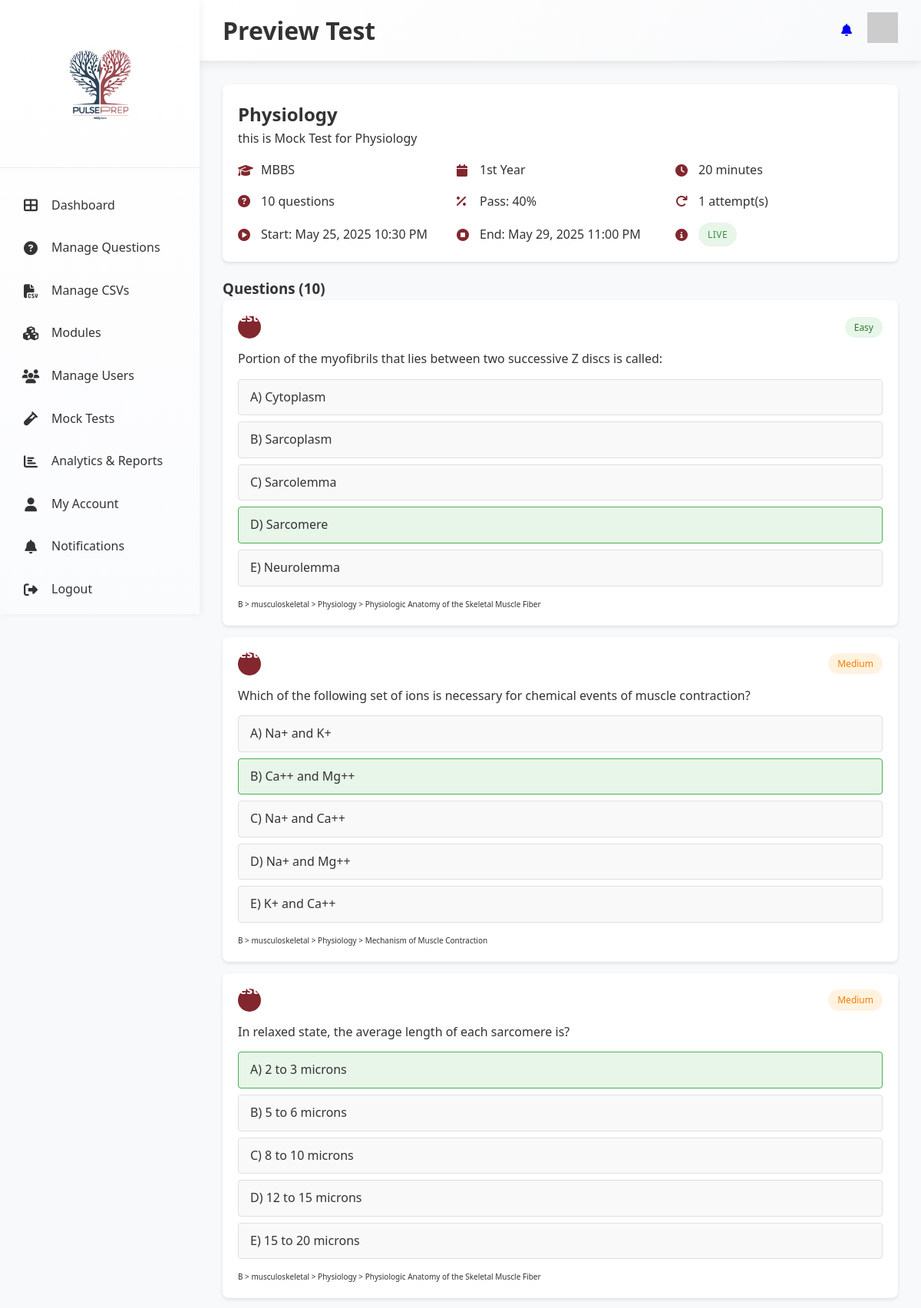
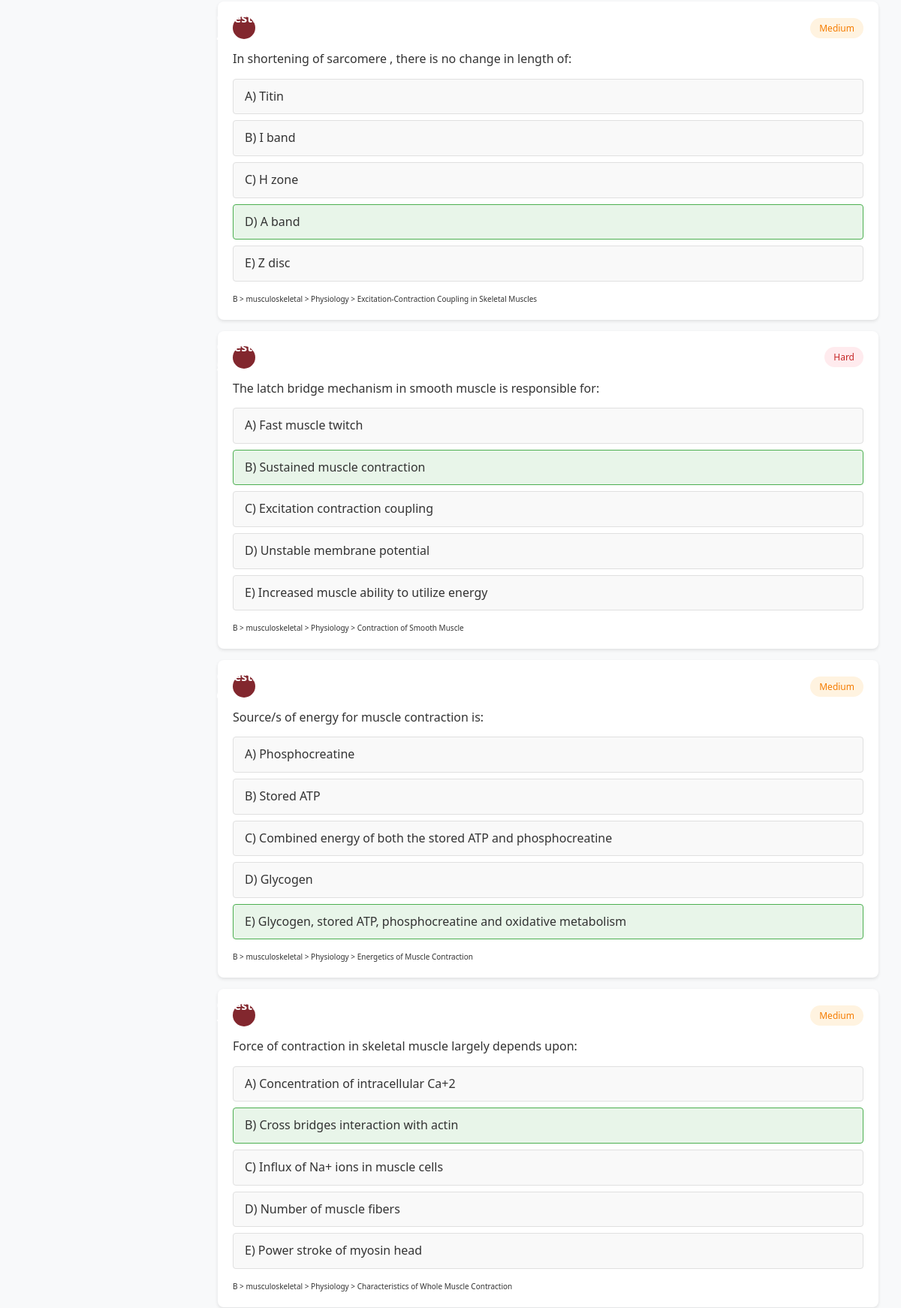
/mocktest/preview/8/ (upper part), run on the app's committed database (2 pictures, top to bottom).
### mocktest/models.py (models this page shows, shortened)
class MockTest(models.Model):
    STATUS_CHOICES = [
        ('draft', 'Draft'),
        ('scheduled', 'Scheduled'),
        ('live', 'Live'),
        ('completed', 'Completed'),
    ]
    SELECTION_TYPE_CHOICES = [
        ('random', 'Random Selection'),
        ('manual', 'Manual Selection'),
    ]
    title = models.CharField(max_length=200)
    description = models.TextField(blank=True)
    degree = models.CharField(max_length=4, choices=Question.DEGREE_CHOICES, blank=True)
    year = models.CharField(max_length=3, choices=Question.YEAR_CHOICES, blank=True)
    block = models.CharField(max_length=100, blank=True)
    module = models.CharField(max_length=100, blank=True)
    subject = models.CharField(max_length=100, blank=True)
    topic = models.CharField(max_length=100, blank=True)
    duration_minutes = models.IntegerField(default=60)
    total_questions = models.IntegerField(default=50)
    passing_percentage = models.IntegerField(default=40)
    max_attempts = models.IntegerField(default=1)
    selection_type = models.CharField(max_length=10, choices=SELECTION_TYPE_CHOICES, default='random')
    easy_percentage = models.IntegerField(default=30)  # For random selection
    medium_percentage = models.IntegerField(default=50)
    hard_percentage = models.IntegerField(default=20)
    randomize_questions = models.BooleanField(default=True)
    randomize_options = models.BooleanField(default=True)
    show_explanations = models.BooleanField(default=True)
    start_datetime = models.DateTimeField()
    end_datetime = models.DateTimeField()
    status = models.CharField(max_length=10, choices=STATUS_CHOICES, default='draft')
    created_by = models.ForeignKey(settings.AUTH_USER_MODEL, on_delete=models.CASCADE, related_name='created_tests')
    created_at = models.DateTimeField(auto_now_add=True)
    updated_at = models.DateTimeField(auto_now=True)
    questions = models.ManyToManyField(Question, through='TestQuestion')
    class Meta:
        ordering = ['-created_at']

class TestQuestion(models.Model):
    mock_test = models.ForeignKey(MockTest, on_delete=models.CASCADE)
    question = models.ForeignKey(Question, on_delete=models.CASCADE)
    question_order = models.IntegerField(default=0)
    marks = models.IntegerField(default=1)
    class Meta:
        ordering = ['question_order']
        unique_together = ['mock_test', 'question']

### questionbank/models.py (models this page shows, shortened)
class Question(models.Model):
    QUESTION_TYPE_CHOICES = [
        ('MCQ', 'Multiple Choice'),
        ('SEQ', 'Short Essay Question'),
        ('NOTE', 'Notes'),
    ]
    DIFFICULTY_CHOICES = [
        ('Easy', 'Easy'),
        ('Medium', 'Medium'),
        ('Hard', 'Hard'),
    ]
    DEGREE_CHOICES = [
        ('MBBS', 'MBBS'),
        ('BDS', 'BDS'),
    ]
    YEAR_CHOICES = [
        ('1st', '1st'),
        ('2nd', '2nd'),
        ('3rd', '3rd'),
        ('4th', '4th'),
        ('5th', '5th'),
    ]
    CORRECT_ANSWER_CHOICES = [
        ('A', 'A'),
        ('B', 'B'),
        ('C', 'C'),
        ('D', 'D'),
        ('E', 'E'),  # Added Option E
    ]
    question_text = models.TextField()
    question_type = models.CharField(max_length=4, choices=QUESTION_TYPE_CHOICES, default='MCQ')
    created_on = models.DateTimeField(default=timezone.now)
    created_by = models.ForeignKey(settings.AUTH_USER_MODEL, on_delete=models.SET_NULL, null=True, blank=True)
    option_a = models.TextField(blank=True, null=True)
    option_b = models.TextField(blank=True, null=True)
    option_c = models.TextField(blank=True, null=True)
    option_d = models.TextField(blank=True, null=True)
    option_e = models.TextField(blank=True, null=True)  # Added Option E
    correct_answer = models.CharField(max_length=1, choices=CORRECT_ANSWER_CHOICES, blank=True, null=True)
    degree = models.CharField(max_length=4, choices=DEGREE_CHOICES, default='MBBS')
    year = models.CharField(max_length=3, choices=YEAR_CHOICES, default='1st')
    block = models.CharField(max_length=100, default='General')
    module = models.CharField(max_length=100, default='General')
    subject = models.CharField(max_length=100, default='General')
    topic = models.CharField(max_length=100, default='General')
    difficulty = models.CharField(max_length=6, choices=DIFFICULTY_CHOICES, default='Medium')
    explanation = models.TextField(blank=True, null=True)

### mocktest/views.py (the view)
# urls.py: path('preview/<int:test_id>/', views.preview_test, name='preview_test'),
def preview_test(request, test_id):
    test = get_object_or_404(MockTest, id=test_id)
    test_questions = test.testquestion_set.all().select_related('question')
    context = {
        'test': test,
        'test_questions': test_questions,
        'question_count': test_questions.count(),
    }
    return render(request, 'mocktest/preview_test.html', context)

### user_management/context_processors.py (called while the page is built, shortened)
def user_stats(request):
    User = get_user_model()
    if not request.user.is_authenticated:
        return {}

### templates/mocktest/preview_test.html (shortened to what this page needs)
{% load static %}
<!DOCTYPE html>
<html lang="en">
  <head>
    <link rel="stylesheet" href="{% static 'css/DAstyles.css' %}" />
    <link rel="stylesheet" href="{% static 'css/mockTest.css' %}" />
    <link rel="stylesheet" href="https://cdnjs.cloudflare.com/ajax/libs/font-awesome/6.4.0/css/all.min.css" />
  </head>
  <body>
    <div class="container">
<aside class="sidebar">
  <div class="logo-container">
    <img src="{% static 'images/Logo.png' %}" alt="PulsePrep Logo" class="logo" />
  </div>
  <nav class="nav-menu">
    <a href="{% url 'dashboard' %}" class="nav-item {% if request.resolver_match.url_name == 'dashboard' %}active{% endif %}">
      <i class="fas fa-th-large"></i>
      <span>Dashboard</span>
    </a>
    <a href="{% url 'questionbank' %}" class="nav-item {% if request.resolver_match.url_name == 'questionbank' %}active{% endif %}">
      <i class="fas fa-question-circle"></i>
      <span>Manage Questions</span>
    </a>
    <a href="{% url 'manage_csv' %}" class="nav-item {% if request.resolver_match.url_name == 'manage_csv' %}active{% endif %}">
      <i class="fas fa-file-csv"></i>
      <span>Manage CSVs</span>
    </a>
    <a href="{% url 'managemodule' %}" class="nav-item {% if request.resolver_match.url_name == 'managemodule' %}active{% endif %}">
      <i class="fas fa-cubes"></i>
      <span>Modules</span>
    </a>
    <a href="/admin/user_management/customuser/" class="nav-item">
      <i class="fas fa-users"></i>
      <span>Manage Users</span>
    </a>
    <a href="{% url 'mocktest_list' %}" class="nav-item {% if request.resolver_match.url_name == 'mocktest_list' %}active{% endif %}">
      <i class="fas fa-vial"></i>
      <span>Mock Tests</span>
    </a>
    <a href="{% url 'analytics_report' %}" class="nav-item {% if request.resolver_match.url_name == 'analytics_report' %}active{% endif %}">
      <i class="fas fa-chart-bar"></i>
      <span>Analytics & Reports</span>
    </a>
    <a href="{% url 'myaccount' %}" class="nav-item {% if request.resolver_match.url_name == 'myaccount' %}active{% endif %}">
      <i class="fas fa-user"></i>
      <span>My Account</span>
    </a>
    <a href="{% url 'notification_center' %}" class="nav-item {% if request.resolver_match.url_name == 'notification_center' %}active{% endif %}">
      <i class="fas fa-bell"></i>
      <span>Notifications</span>
    </a>
    <a href="{% url 'logout' %}" class="nav-item">
      <i class="fas fa-sign-out-alt"></i>
      <span>Logout</span>
    </a>
  </nav>
</aside>
      <main class="main-content">
        <header class="header">
          <h1>Preview Test</h1>
          <div class="user-menu">
            <a href="{% url 'notification_center' %}"><i class="fas fa-bell"></i></a>
            <div class="avatar">
              <img src="https://i.pravatar.cc/40?img=12" alt="User Avatar" />
            </div>
          </div>
        </header>
        <div class="dashboard-content">
          <div class="preview-container">
            <div class="test-info-card">
              <h2>{{ test.title }}</h2>
              {% if test.description %}
                <p>{{ test.description }}</p>
              {% endif %}
              <div class="test-meta">
                <div class="meta-item">
                  <i class="fas fa-graduation-cap"></i>
                  <span>{{ test.degree|default:"All Degrees" }}</span>
                </div>
                <div class="meta-item">
                  <i class="fas fa-calendar"></i>
                  <span>{{ test.year|default:"All Years" }} Year</span>
                </div>
                <div class="meta-item">
                  <i class="fas fa-clock"></i>
                  <span>{{ test.duration_minutes }} minutes</span>
                </div>
                <div class="meta-item">
                  <i class="fas fa-question-circle"></i>
                  <span>{{ question_count }} questions</span>
                </div>
                <div class="meta-item">
                  <i class="fas fa-percentage"></i>
                  <span>Pass: {{ test.passing_percentage }}%</span>
                </div>
                <div class="meta-item">
                  <i class="fas fa-redo"></i>
                  <span>{{ test.max_attempts }} attempt(s)</span>
                </div>
              </div>
              <div class="test-meta">
                <div class="meta-item">
                  <i class="fas fa-play-circle"></i>
                  <span>Start: {{ test.start_datetime|date:"M d, Y g:i A" }}</span>
                </div>
                <div class="meta-item">
                  <i class="fas fa-stop-circle"></i>
                  <span>End: {{ test.end_datetime|date:"M d, Y g:i A" }}</span>
                </div>
                <div class="meta-item">
                  <i class="fas fa-info-circle"></i>
                  <span class="status-badge {{ test.status }}">{{ test.get_status_display }}</span>
                </div>
              </div>
            </div>
            <h3>Questions ({{ question_count }})</h3>
            {% for test_question in test_questions %}
              <div class="question-preview-card">
                <div class="question-header">
                  <span class="question-number">Question {{ test_question.question_order }}</span>
                  <span class="difficulty-badge {{ test_question.question.difficulty|lower }}">
                    {{ test_question.question.difficulty }}
                  </span>
                </div>
                <div class="question-text">
                  <p>{{ test_question.question.question_text }}</p>
                </div>
                <div class="question-options">
                  {% if test_question.question.option_a %}
                    <div class="option-item {% if test_question.question.correct_answer == 'A' %}correct{% endif %}">
                      A) {{ test_question.question.option_a }}
                    </div>
                  {% endif %}
                  {% if test_question.question.option_b %}
                    <div class="option-item {% if test_question.question.correct_answer == 'B' %}correct{% endif %}">
                      B) {{ test_question.question.option_b }}
                    </div>
                  {% endif %}
                  {% if test_question.question.option_c %}
                    <div class="option-item {% if test_question.question.correct_answer == 'C' %}correct{% endif %}">
                      C) {{ test_question.question.option_c }}
                    </div>
                  {% endif %}
                  {% if test_question.question.option_d %}
                    <div class="option-item {% if test_question.question.correct_answer == 'D' %}correct{% endif %}">
                      D) {{ test_question.question.option_d }}
                    </div>
                  {% endif %}
                  {% if test_question.question.option_e %}
                    <div class="option-item {% if test_question.question.correct_answer == 'E' %}correct{% endif %}">
                      E) {{ test_question.question.option_e }}
                    </div>
                  {% endif %}
                </div>
                <div class="question-meta">
                  <small>
                    {{ test_question.question.block }} >
                    {{ test_question.question.module }} >
                    {{ test_question.question.subject }} >
                    {{ test_question.question.topic }}
                  </small>
                </div>
              </div>
            {% empty %}
              <div class="test-info-card">
                <p>No questions added to this test yet.</p>
              </div>
            {% endfor %}
          </div>
        </div>
      </main>
    </div>
  </body>
</html>

### static/css/DAstyles.css (style rules this page uses)
:root { --primary-color: #82272e; --secondary-color: #13406a; --accent-color: #f1d7dc; --text-color: #333; --light-gray: #f8f9fa; --medium-gray: #e9ecef; --dark-gray: #343a40; --success-color: #28a745; --warning-color: #ffa800; --danger-color: #dc3545; --info-color: #17a2b8; --border-radius: 12px; --border-radius-sm: 8px; --box-shadow: 0 4px 12px rgba(0, 0, 0, 0.08); --box-shadow-lg: 0 8px 25px rgba(0, 0, 0, 0.15); --transition: all 0.3s cubic-bezier(0.4, 0, 0.2, 1); --sidebar-width: 260px; --header-height: 80px; }
* { margin: 0; padding: 0; box-sizing: border-box; }
body { font-family: "Segoe UI", system-ui, -apple-system, sans-serif; color: var(--text-color); background-color: var(--light-gray); line-height: 1.6; overflow-x: hidden; }
.container { display: flex; min-height: 100vh; position: relative; }
.sidebar { background: linear-gradient(180deg, #ffffff 0%, #fafbfc 100%); width: var(--sidebar-width); position: fixed; height: 100vh; left: 0; top: 0; z-index: 1000; box-shadow: 2px 0 10px rgba(0, 0, 0, 0.05); transition: var(--transition); overflow-y: auto; }
.logo-container { padding: 25px 20px; text-align: center; border-bottom: 1px solid var(--medium-gray); }
.logo { max-width: 160px; height: auto; }
.nav-menu { padding: 20px 0; }
.nav-item { display: flex; align-items: center; padding: 14px 25px; color: var(--text-color); text-decoration: none; transition: var(--transition); border-left: 3px solid transparent; margin: 2px 0; }
.nav-item i { margin-right: 15px; font-size: 18px; width: 24px; text-align: center; }
.main-content { flex: 1; margin-left: var(--sidebar-width); min-height: 100vh; display: flex; flex-direction: column; }
.header { background: linear-gradient(135deg, #ffffff 0%, #f8f9fa 100%); height: var(--header-height); display: flex; align-items: center; justify-content: space-between; padding: 0 30px; box-shadow: var(--box-shadow); position: sticky; top: 0; z-index: 100; border-bottom: 1px solid var(--medium-gray); }
.user-menu { display: flex; align-items: center; gap: 20px; }
.dashboard-content { padding: 30px; flex: 1; }
.status-badge { padding: 4px 10px; border-radius: 16px; font-size: 11px; font-weight: 600; text-transform: uppercase; letter-spacing: 0.5px; }
.nav-item { animation: slideInLeft 0.4s ease-out; animation-fill-mode: both; }
.nav-item:nth-child(1) { animation-delay: 0.1s; }
.nav-item:nth-child(2) { animation-delay: 0.15s; }
.nav-item:nth-child(3) { animation-delay: 0.2s; }
.nav-item:nth-child(4) { animation-delay: 0.25s; }
.nav-item:nth-child(5) { animation-delay: 0.3s; }
.nav-item:nth-child(6) { animation-delay: 0.35s; }
.nav-item:nth-child(7) { animation-delay: 0.4s; }
.nav-item:nth-child(8) { animation-delay: 0.45s; }
.nav-item:nth-child(9) { animation-delay: 0.5s; }
.nav-item:nth-child(10) { animation-delay: 0.55s; }

### static/css/mockTest.css (style rules this page uses)
.status-badge { padding: 6px 12px; border-radius: 20px; font-size: 12px; font-weight: 500; display: inline-block; }
.status-badge.live { background-color: #e8f5e9; color: #388e3c; }
.question-text { font-weight: 500; margin-bottom: 8px; line-height: 1.4; }
.question-meta { display: flex; gap: 10px; font-size: 12px; }
.question-header { display: flex; align-items: center; gap: 10px; margin-bottom: 15px; }
.question-number { background-color: var(--primary-color); color: white; width: 30px; height: 30px; border-radius: 50%; display: flex; align-items: center; justify-content: center; font-weight: bold; }

### data on the page
MockTest: title "Physiology", description "this is Mock Test for Physiology", degree "MBBS", year "1st", duration_minutes "20", passing_percentage "40", max_attempts "1", start_datetime "May 25, 2025 10:30 PM", end_datetime "May 29, 2025 11:00 PM", status "LIVE"
TestQuestion: question.difficulty "Easy", question.question_text "Portion of the myofibrils that lies between two successive Z discs is called:", question.option_a "Cytoplasm", question.option_b "Sarcoplasm", question.option_c "Sarcolemma", question.option_d "Sarcomere", question.option_e "Neurolemma", question.block "B", question.module "musculoskeletal", question.subject "Physiology", question.topic "Physiologic Anatomy of the Skeletal Muscle Fiber"
TestQuestion: question.difficulty "Medium", question.question_text "Which of the following set of ions is necessary for chemical events of muscle contraction?", question.option_a "Na+ and K+", question.option_b "Ca++ and Mg++", question.option_c "Na+ and Ca++", question.option_d "Na+ and Mg++", question.option_e "K+ and Ca++", question.block "B", question.module "musculoskeletal", question.subject "Physiology", question.topic "Mechanism of Muscle Contraction"
TestQuestion: question.difficulty "Medium", question.question_text "In relaxed state, the average length of each sarcomere is?", question.option_a "2 to 3 microns", question.option_b "5 to 6 microns", question.option_c "8 to 10 microns", question.option_d "12 to 15 microns", question.option_e "15 to 20 microns", question.block "B", question.module "musculoskeletal", question.subject "Physiology", question.topic "Physiologic Anatomy of the Skeletal Muscle Fiber"
TestQuestion: question.difficulty "Medium", question.question_text "In shortening of sarcomere , there is no change in length of:", question.option_a "Titin", question.option_b "I band", question.option_c "H zone", question.option_d "A band", question.option_e "Z disc", question.block "B", question.module "musculoskeletal", question.subject "Physiology", question.topic "Excitation-Contraction Coupling in Skeletal Muscles"
TestQuestion: question.difficulty "Hard", question.question_text "The latch bridge mechanism in smooth muscle is responsible for:", question.option_a "Fast muscle twitch", question.option_b "Sustained muscle contraction", question.option_c "Excitation contraction coupling", question.option_d "Unstable membrane potential", question.option_e "Increased muscle ability to utilize energy", question.block "B", question.module "musculoskeletal", question.subject "Physiology", question.topic "Contraction of Smooth Muscle"
TestQuestion: question.difficulty "Medium", question.question_text "Source/s of energy for muscle contraction is:", question.option_a "Phosphocreatine", question.option_b "Stored ATP", question.option_c "Combined energy of both the stored ATP and phosphocreatine", question.option_d "Glycogen", question.option_e "Glycogen, stored ATP, phosphocreatine and oxidative metabolism", question.block "B", question.module "musculoskeletal", question.subject "Physiology", question.topic "Energetics of Muscle Contraction"
TestQuestion: question.difficulty "Medium", question.question_text "Force of contraction in skeletal muscle largely depends upon:", question.option_a "Concentration of intracellular Ca+2", question.option_b "Cross bridges interaction with actin", question.option_c "Influx of Na+ ions in muscle cells", question.option_d "Number of muscle fibers", question.option_e "Power stroke of myosin head", question.block "B", question.module "musculoskeletal", question.subject "Physiology", question.topic "Characteristics of Whole Muscle Contraction"

### other printed values
{{ question_count }} "10"
